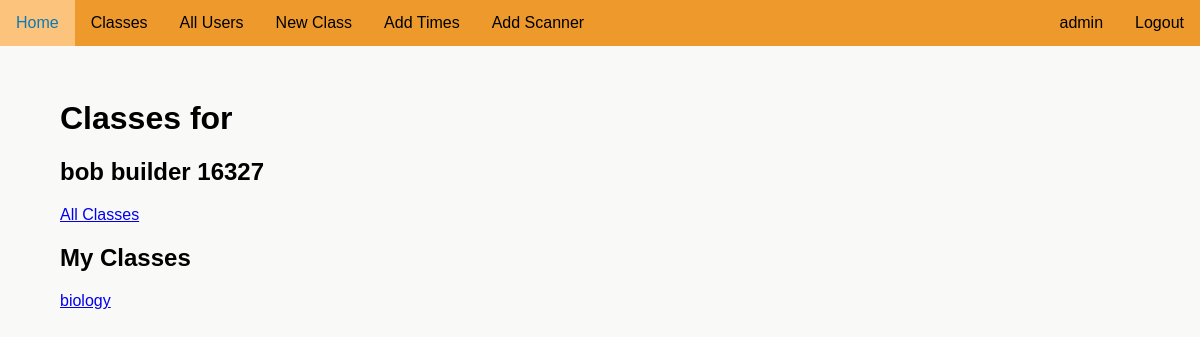
The app's page /account/16327/classes (signed in) with its own data.
### attendanceproject/models.py (models this page shows)
class User(UserMixin, db.Model):
    __tablename__ = "user"
    id = db.Column(db.Integer, unique=True, nullable=False, primary_key=True)
    fname = db.Column(db.Text(20), nullable=False)
    lname = db.Column(db.Text(20), nullable=False)
    user_code = db.Column(db.Text(8), nullable=False, unique=True)
    email = db.Column(db.Text(50), nullable=False, unique=True)
    password = db.Column(db.Text(90), nullable=False)
    auth = db.Column(db.Text(10), nullable=True)
    tags = db.relationship('Tag', backref='user_tag')
    subjects = db.relationship('UserSubject', back_populates='user')
    attnd_times = db.relationship('AttendanceTime', backref='subject_attnd_times')

class SubjectCode(db.Model):
    __tablename__ = "subject_code"
    id = db.Column(db.Integer, unique=True, nullable=False, primary_key=True)
    name = db.Column(db.Text(50), nullable=False)
    code = db.Column(db.Text(50), unique=True, nullable=False)
    join_code = db.Column(db.Text(10), unique=True, nullable=False)
    users = db.relationship('UserSubject', back_populates='subject')
    times = db.relationship('SubjectTimes', back_populates='subject')
    scanner = db.relationship('Scanner', back_populates='subject')

### attendanceproject/routes.py (the view, shortened to what this page needs)
@app.route('/account/<user_code>/classes', methods=['GET', 'POST'])
@login_required
def classes(user_code):
    if current_user.auth in ['teacher', 'admin']:
        user = User.query.filter_by(user_code=user_code).first()
        if not user:
            flash('User not found')
            return redirect(url_for('classes', user_code=current_user.user_code))
        else:
            user_classes = subject_name(user) # Getting a list of the user's subjects
        form = populate_JoinClassForm(user)
        user_classes = subject_name(user) # Getting a list of the user's subjects/classes
        return render_template('my_classes.html', form=form, user=user, user_classes=user_classes, day_num=day_num())

### attendanceproject/models.py (called while the page is built)
@login_manager.user_loader
def load_user(user_id):
    return User.query.get(int(user_id))

### attendanceproject/routes.py (called while the page is built)
def subject_name(user):
    return [x.subject for x in user.subjects]

def populate_JoinClassForm(user):
    classes = SubjectCode.query.all()
    sclasses = [(x.id, x.name) for x in classes if x.id not in [y.subject_id for y in user.subjects]]
    form = JoinClassForm()
    if sclasses:
        form.classes.choices = sclasses
    return form

def day_num():
    return datetime.date.today().timetuple().tm_yday

### attendanceproject/templates/my_classes.html (shortened to what this page needs)
{% extends "layout.html" %}
{% block content %}
    <h1>Classes for</h1>
    <h2>{{ user.fname }} {{ user.lname }} {{ user.user_code }}</h2>
    {% if current_user.auth in ['teacher', 'admin'] %}
        <a href="{{ url_for('all_classes') }}">All Classes</a>
    {% endif %}
    <h2>My Classes</h2>
    {% if user_classes %}
        {% for class in user_classes %}
            <a href="{{ url_for('class_code', class_code=class.code, user_code=user.user_code, day=day_num) }}"><p>{{ class.name }}</p></a>
        {% endfor %}
    {% endif %}
{% endblock %}

### attendanceproject/templates/navigation.html (shortened to what this page needs)
<div id='nav'>
    <ul>
        <div id="nav-left">
            <li><a href="{{url_for('home')}}">Home</a></li>
            {% if current_user.is_authenticated %}
                {% if current_user.auth == 'admin' %}
                    <li><a href="{{url_for('all_classes')}}">Classes</a></li>
                    <li><a href="{{url_for('all_users')}}">All Users</a></li>
                    <li><a href="{{url_for('create_class')}}">New Class</a></li>
                {% endif %}
                {% if current_user.auth == 'admin' %}
                    <li><a href="{{url_for('addtime')}}">Add Times</a></li>
                    <li><a href="{{url_for('scanner')}}">Add Scanner</a></li>
                {% endif %}
            {% endif %}
        </div>
        <div id="nav-right">
            {% if current_user.is_authenticated %}
                <li><a href="{{url_for('logout')}}">Logout</a></li>
                <li><a href="{{url_for('account', user_code=current_user.user_code)}}">{{ current_user.fname }}</a></li>
            {% endif %}
        </div>
    </ul>
</div>

### attendanceproject/static/style.css (style rules this page uses)
:root { --main: #ed992b; --headings: #0E79B2; --errors: #C12E47; }
html { font-family: 'Noto Sans JP', sans-serif; background-color: rgb(249, 249, 248); }
body { margin: 0; margin-left: auto; margin-right: auto; }
ul { list-style-type: None; padding-inline-start: 0; }
#nav ul { list-style-type: none; position: fixed; top: 0; width: 100%; margin: 0; padding: 0; background-color: var(--main); min-width: 555px; }
#nav-left li { float: left; }
#nav-right li { float: right; }
#nav li a { display: block; color: black; text-align: center; padding: 14px 16px; text-decoration: none; }

### records on screen
User: fname "admin"
User: fname "bob", lname "builder", user_code "16327"
SubjectCode: name "biology"
